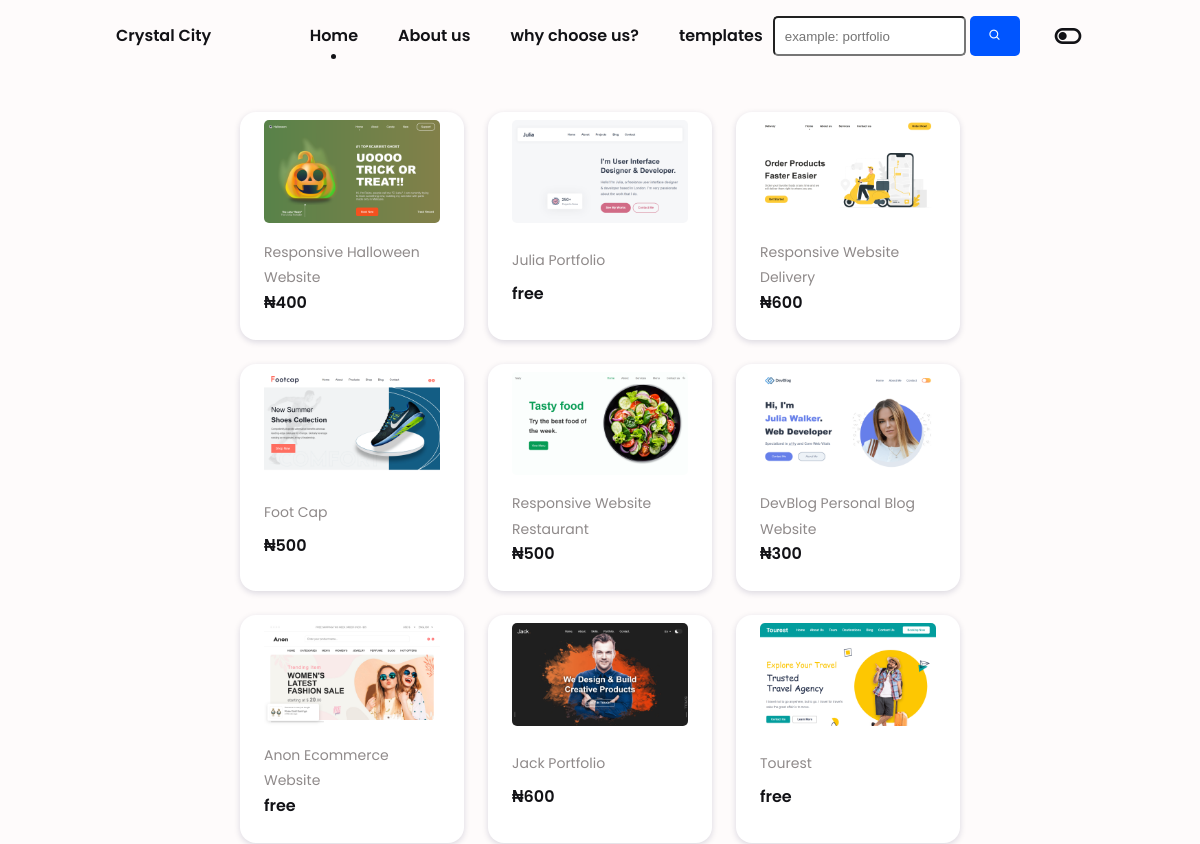
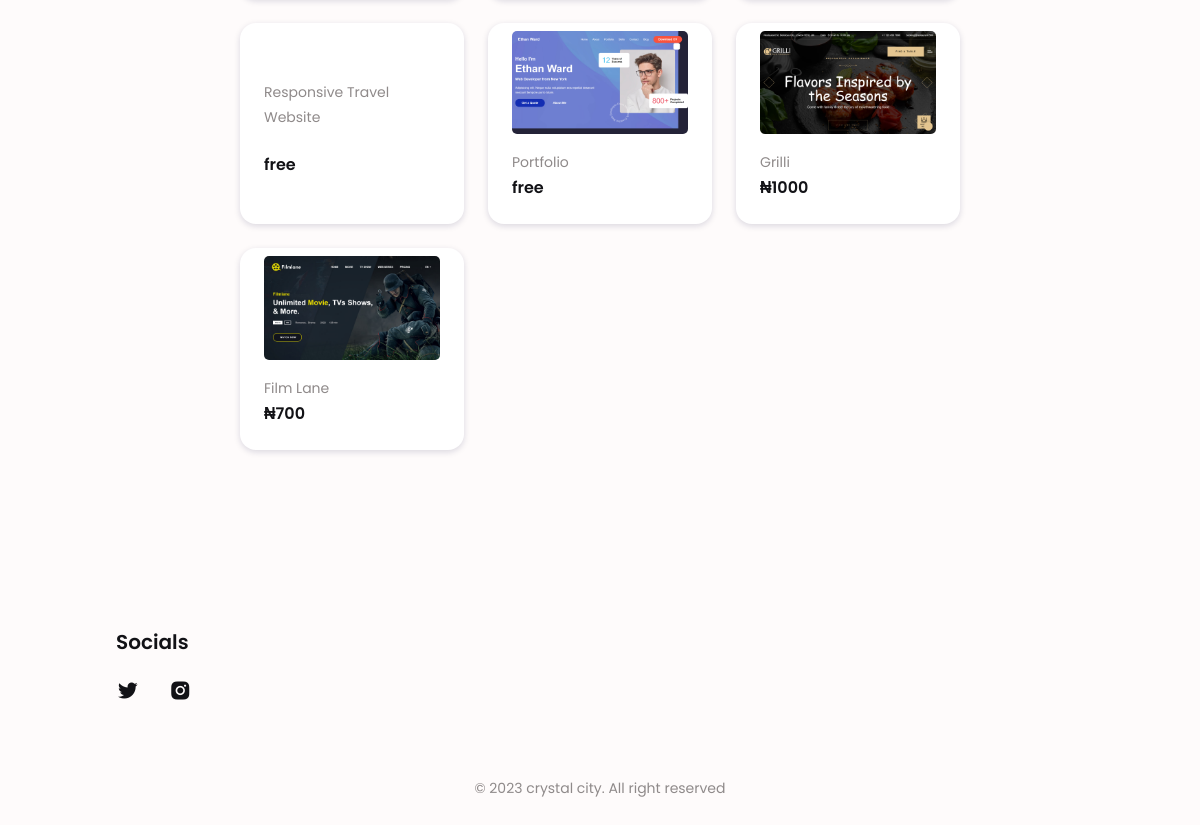
The page /templates/ on the database as committed earlier (2 pictures, top to bottom).
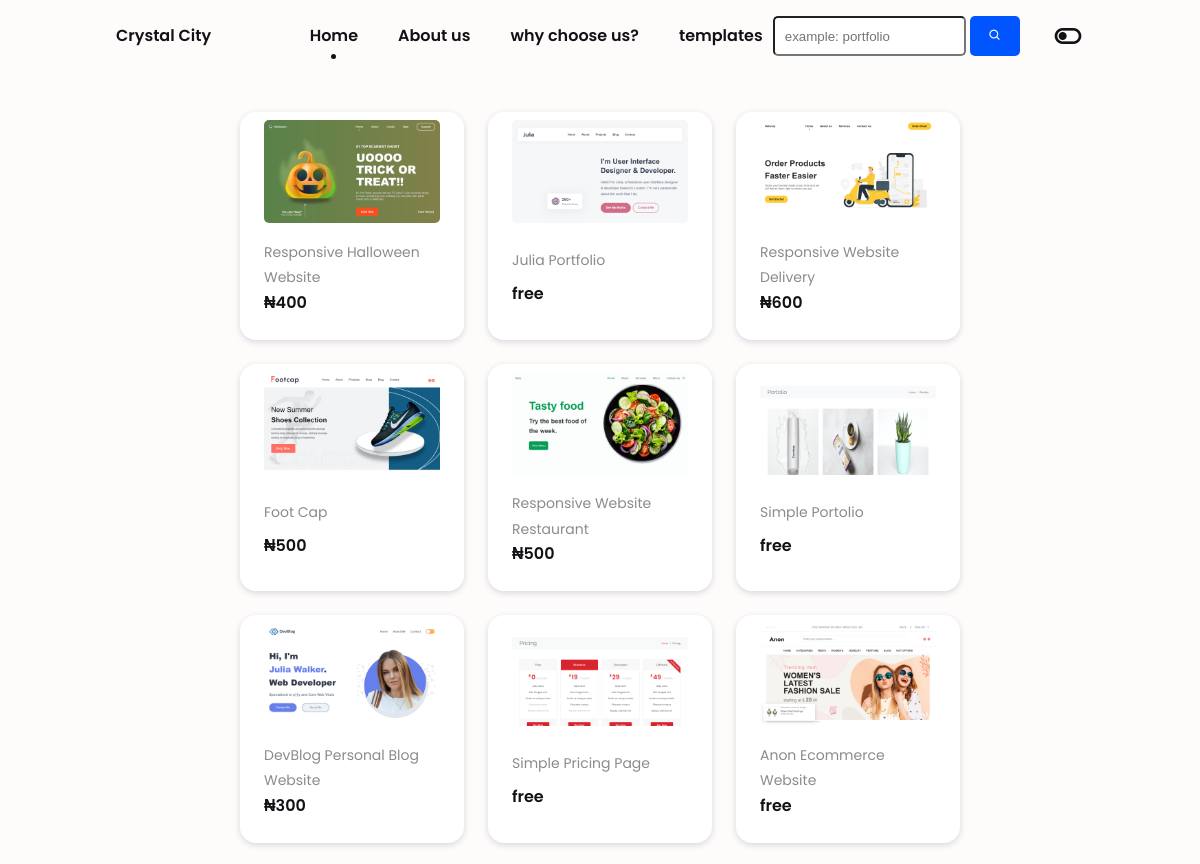
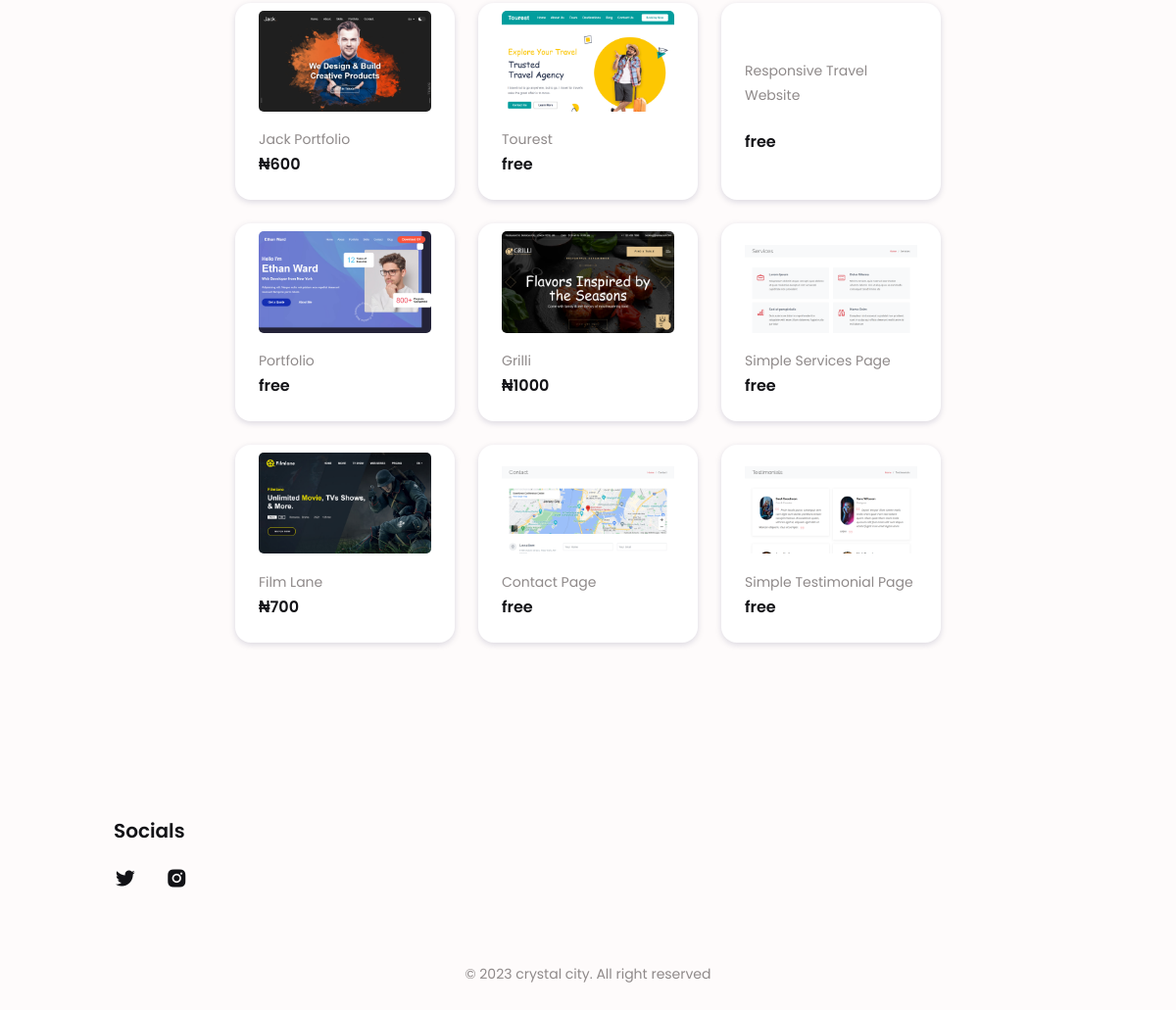
The same page on the database as committed later (2 pictures, top to bottom).
### app/models.py (models this page shows, shortened)
class Post(models.Model):
    free = 'free'
    a200 = '200'
    a300 = '300'
    a400 = '400'
    a500 = '500'
    a600 = '600'
    a700 = '700'
    a800 = '800'
    a900 = '900'
    a1000 = '1000'
    amount = [
        (free, 'free'),
        (a200, '200'),
        (a300, '300'),
        (a400, '400'),
        (a500, '500'),
        (a600, '600'),
        (a700, '700'),
        (a800, '800'),
        (a900, '900'),
        (a1000, '1000'),
    ]
    title = models.CharField(max_length = 100, default='', blank=True)
    Image = models.ImageField(upload_to='image', default='', blank=True)
    folder = models.FileField(upload_to='folder', default='', blank=True)
    file = models.FileField(upload_to='file', default='', blank=True)
    amount = models.CharField(max_length = 20,choices = amount, default = 'none')
    author = models.ForeignKey(User, on_delete=models.CASCADE, default="")
    date_posted = models.DateTimeField(default=timezone.now)

### app/views.py (the view)
# urls.py: path('templates/', views.PostListView.as_view(), name='home'),
class PostListView(ListView):
    model = Post
    template_name = 'home.html'
    context_object_name = 'posts'
    ordering = ['?']

### templates/home.html (shortened to what this page needs)
{% extends "base.html" %}
{% load static %}
{% block content %}
<section class="accessory section bd-container" id="accessory">
    <div class="accessory__container bd-grid">
        {% for post in posts %}
        <div class="accessory__content">
            <a href="{% url 'post-detail' post.id %}">
                <img src="{{ post.Image.url }}" alt="" class="accessory__img">
            </a>
            <a href="{% url 'post-detail' post.id %}"><span class="accessory__category">{{post.title}}</span></a>
            {% if post.amount == 'free' %}
            <span class="accessory__preci">{{post.amount}}</span>
            {% else %}
            <span class="accessory__preci">₦{{post.amount}}</span>
            {% endif %}
        </div>
        {% endfor %}
    </div>
</section>
{% endblock content %}

### templates/base.html (shortened to what this page needs)
{% load static %}
<!DOCTYPE html>
    <html lang="en">
    <head>
        <link href='https://unpkg.com/boxicons@2.0.7/css/boxicons.min.css' rel='stylesheet'>
        <link rel="stylesheet" href="{% static 'app/assets/css/styles.css' %}">
    </head>
    <body>
        <header class="l-header" id="header">
            <nav class="nav bd-container">
                {% if user.is_authenticated %}
                <a href="{% url 'home' %}" class="nav__logo">Crystal City</a>
                {% else %}
                <a href="{% url 'index' %}" class="nav__logo">Crystal City</a>
                {% endif %}
                <div class="nav__menu" id="nav-menu">
                    <ul class="nav__list">
                        {% if user.is_authenticated %}
                        <li class="nav__item"><a href="{% url 'home' %}" class="nav__link active-link">Home</a></li>
                        <li class="nav__item">
                            <form action="{% url 'search' %}" method="POST">
                                {% csrf_token %}
                                <input name="search" type="search" placeholder="example: portfolio" aria-label="Search" class="input-search">
                                <button class="btn-search" type="submit"><i class='bx bx-search'></i></button>
                            </form>
                        </li>
                        {% else %}
                        <li class="nav__item"><a href="{% url 'index' %}#home" class="nav__link active-link">Home</a></li>
                        <li class="nav__item"><a href="{% url 'index' %}#about_us" class="nav__link">About us</a></li>
                        <li class="nav__item"><a href="{% url 'index' %}#why_choose_us" class="nav__link">why choose us?</a></li>
                        <li class="nav__item"><a href="{% url 'home' %}" class="nav__link">templates</a></li>
                        <li class="nav__item">
                            <form action="{% url 'search' %}" method="POST">
                                <input name="search" type="search" placeholder="example: portfolio" aria-label="Search" class="input-search">
                                <button class="btn-search" type="submit"><i class='bx bx-search'></i></button>
                            </form>
                        {% endif %}
                        <li><i class='bx bx-toggle-left change-theme' id="theme-button"></i></li>
                    </ul>
                </div>
            </nav>
        </header>
        <main class="l-main">
            {% block content %}
            {% endblock %}
        </main>
        <footer class="footer section">
            <div class="footer__container bd-container bd-grid">
                <div class="footer__content">
                    <h3 class="footer__title">Socials</h3>
                    <a href="https://twitter.com/c___city?s=09" class="footer__social"><i class='bx bxl-twitter'></i></a>
                    <a href="https://instagram.com/c___city?igshid=MzNlNGNkZWQ4Mg==" class="footer__social"><i class='bx bxl-instagram-alt'></i></a>
                </div>
            </div>
            <p class="footer__copy">&#169; 2023 crystal city. All right reserved</p>
        </footer>
    </body>
</html>

### app/static/app/assets/css/styles.css (style rules this page uses)
:root { --header-height: 3rem; --first-color: #2540da; --first-color-alt: #1c3ae2; --first-color-send: #354eda; --title-color: #121216; --text-color: #5B5757; --text-color-light: #8F8A8A; --body-color: #FEFBFB; --container-color: #FFF; --body-font: 'Poppins', sans-serif; --biggest-font-size: 2rem; --h2-font-size: 1.25rem; --h3-font-size: 1.125rem; --normal-font-size: .938rem; --small-font-size: .813rem; --font-semi-bold: 600; --font-bold: 700; --mb-1: .5rem; --mb-2: 1rem; --mb-3: 1.5rem; --mb-4: 2rem; --mb-5: 2.5rem; --mb-6: 3rem; --z-tooltip: 10; --z-fixed: 100; }
@media screen and (min-width: 968px) { :root { --biggest-font-size: 3rem; --h2-font-size: 1.75rem; --h3-font-size: 1.25rem; --normal-font-size: 1rem; --small-font-size: .875rem; } }
*,::before,::after { box-sizing: border-box; }
html { scroll-behavior: smooth; }
.change-theme { position: absolute; right: 1.5rem; top: 2.2rem; display: flex; color: var(--title-color); font-size: 2rem; cursor: pointer; }
body { margin: var(--header-height) 0 0 0; font-family: var(--body-font); font-size: var(--normal-font-size); background-color: var(--body-color); color: var(--text-color); line-height: 1.6; }
h1,h2,h3,ul,p { margin: 0; }
h1,h2,h3 { font-weight: var(--font-semi-bold); color: var(--title-color); }
ul { padding: 0; list-style: none; }
a { text-decoration: none; }
img { max-width: 100%; height: auto; }
.section { padding: 4rem 0 2rem; }
.l-main { overflow: hidden; }
.bd-container { max-width: 968px; width: calc(100% - 3rem); margin-left: var(--mb-3); margin-right: var(--mb-3); }
.bd-grid { display: grid; gap: 1.5rem; }
.l-header { width: 100%; position: fixed; top: 0; left: 0; z-index: var(--z-fixed); background-color: var(--body-color); }
.nav { height: var(--header-height); display: flex; justify-content: space-between; align-items: center; }
.nav__item { margin-bottom: var(--mb-3); }
.nav__link, .nav__logo, .nav__toggle { color: var(--title-color); font-weight: var(--font-semi-bold); }
.nav__link { transition: .3s; }
.active-link { position: relative; }
.active-link::before { content: ''; position: absolute; bottom: -.75rem; left: 45%; width: 5px; height: 5px; background-color: var(--title-color); border-radius: 50%; }
.accessory__container { grid-template-columns: repeat(2,1fr); padding-bottom: 2rem; }
.accessory__content { position: relative; display: grid; padding: .25rem .75rem .75rem; background-color: var(--container-color); box-shadow: 0 2px 6px rgba(16, 11, 65, 0.15); border-radius: 1rem; }
.accessory__img { justify-self: center; margin-bottom: .25rem; width: 500px; border-radius: 5px; }
.accessory__title, .accessory__category { text-align: center; }
.accessory__category { font-size: var(--small-font-size); margin-bottom: var(--mb-1); color: var(--text-color-light); }
.accessory__preci { font-weight: var(--font-semi-bold); color: var(--title-color); }
.footer__container { grid-template-columns: repeat(auto-fit, minmax(220px, 1fr)); }
.footer__title { margin-bottom: var(--mb-2); }
.footer__logo, .footer__title { font-size: var(--h3-font-size); }
.footer__social { font-size: 1.5rem; color: var(--title-color); margin-right: var(--mb-3); }
.footer__copy { text-align: center; font-size: var(--small-font-size); color: var(--text-color-light); margin-top: 4rem; }
@media screen and (min-width: 768px) { body { margin: 0; } }
@media screen and (min-width: 768px) { .section { padding-top: 7rem; } }
@media screen and (min-width: 768px) { .nav { height: calc(var(--header-height) + 1.5rem); } }
@media screen and (min-width: 768px) { .nav__list { display: flex; align-items: center; } }
@media screen and (min-width: 768px) { .nav__item { margin-left: var(--mb-5); margin-bottom: 0; } }
@media screen and (min-width: 768px) { .change-theme { position: initial; margin-left: var(--mb-4); } }
@media screen and (min-width: 768px) { .accessory__container { grid-template-columns: repeat(3,224px); justify-content: center; } }
@media screen and (min-width: 768px) { .accessory__content { padding: .5rem 1.5rem 1.5rem; } }
@media screen and (min-width: 768px) { .accessory__img { width: 120px; margin-bottom: var(--mb-1); } }
@media screen and (min-width: 768px) { .accessory__title, .accessory__category { text-align: initial; } }
@media screen and (min-width: 968px) { .bd-container { margin-left: auto; margin-right: auto; } }

Rows that differ between the two databases and show on the page:
added Post: Image (picture), title "Simple Portolio", amount "free"
added Post: Image (picture), title "Simple Pricing Page", amount "free"
added Post: Image (picture), title "Simple Services Page", amount "free"
added Post: Image (picture), title "Contact Page", amount "free"
added Post: Image (picture), title "Simple Testimonial Page", amount "free"
